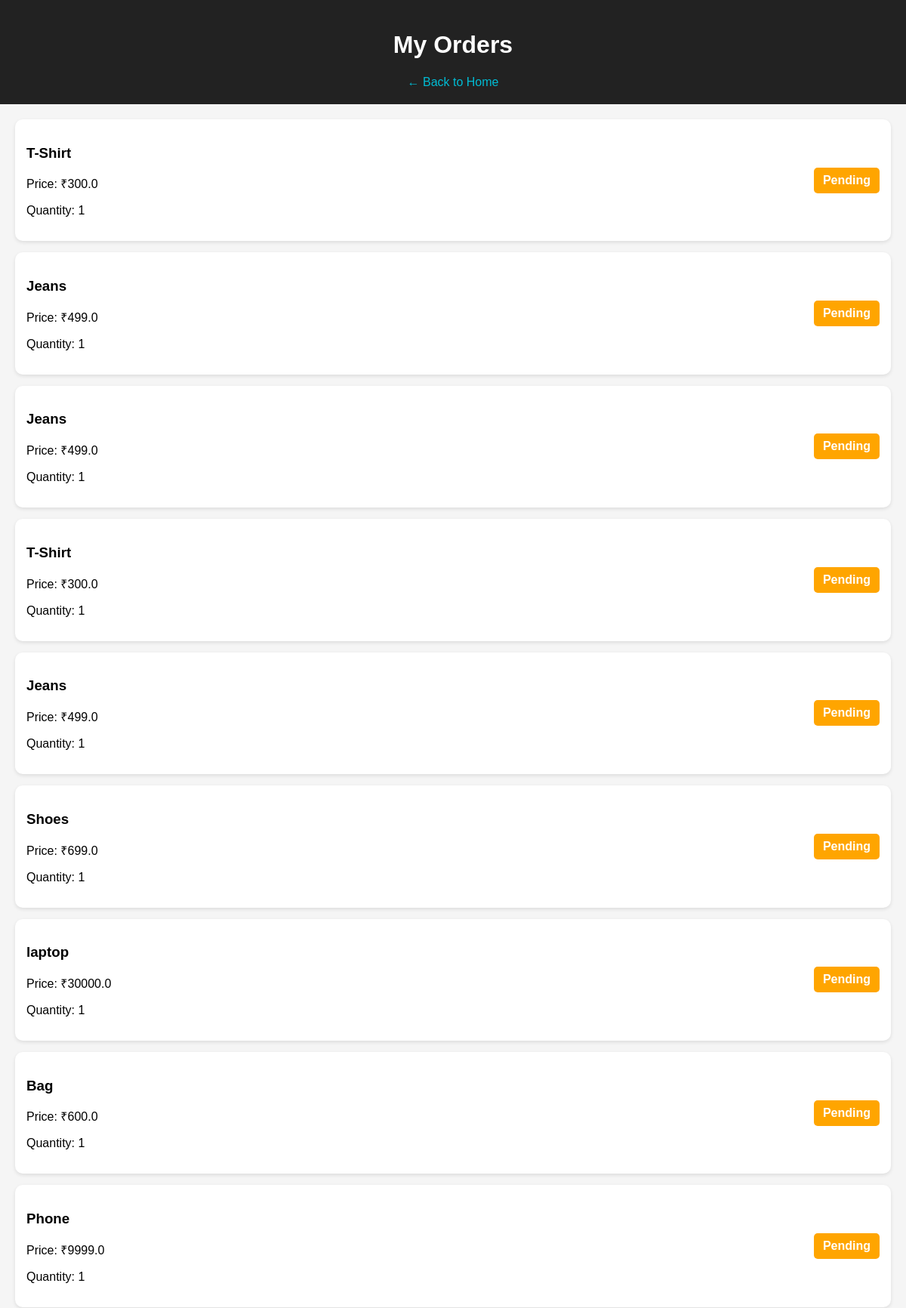
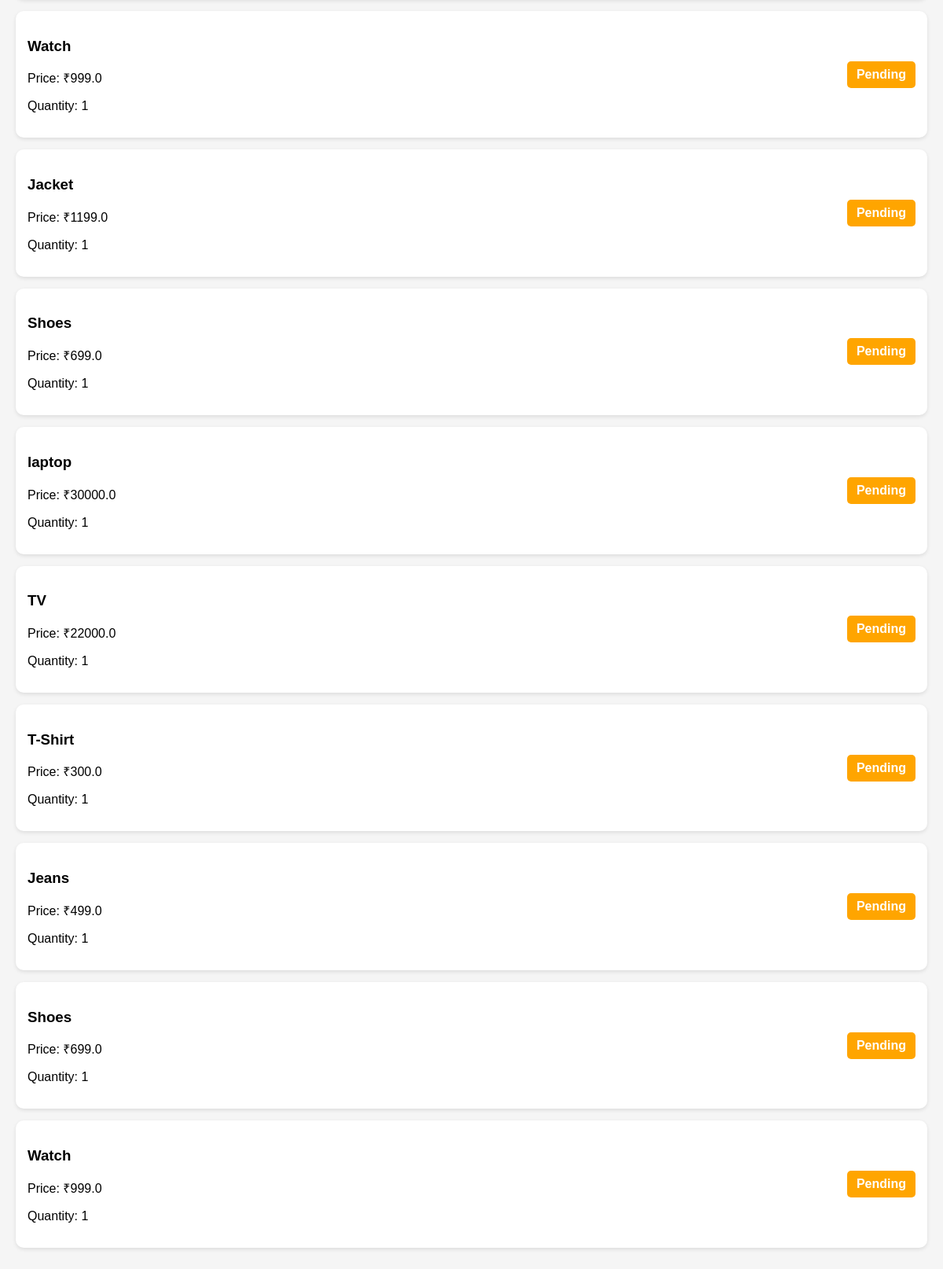
Screenshot of /orders/ (signed in) with the database file from the repository (2 pictures, top to bottom).
### store/models.py (models this page shows, shortened)
class Order(models.Model):
    STATUS_CHOICES = [
        ('Pending', 'Pending'),
        ('Shipped', 'Shipped'),
        ('Delivered', 'Delivered'),
    ]
    user = models.ForeignKey(User, on_delete=models.CASCADE)
    product = models.ForeignKey(Product, on_delete=models.CASCADE)
    quantity = models.IntegerField()
    price = models.FloatField()
    status = models.CharField(max_length=20, choices=STATUS_CHOICES, default='Pending')

class Product(models.Model):
    category = models.ForeignKey(Category, on_delete=models.CASCADE)
    name = models.CharField(max_length=100)
    price = models.FloatField()
    description = models.TextField()
    image = models.ImageField(upload_to='products/')

### store/views.py (the view)
# urls.py: path('orders/', views.my_orders, name='orders'),
@login_required
def my_orders(request):
    orders = Order.objects.filter(user=request.user)
    return render(request, 'orders.html', {'orders': orders})

### templates/orders.html (shortened to what this page needs)
<!DOCTYPE html>
<html>
<head>
</head>
<body>
<div class="header">
    <h1>My Orders</h1>
    <a href="/">← Back to Home</a>
</div>
<div class="container">
{% if orders %}
    {% for order in orders %}
    <div class="order">
        <div class="details">
            <h3>{{ order.product.name }}</h3>
            <p>Price: ₹{{ order.price }}</p>
            <p>Quantity: {{ order.quantity }}</p>
        </div>
        <div class="status {{ order.status }}">
            {{ order.status }}
        </div>
    </div>
    {% endfor %}
{% else %}
    <div class="empty">
        <h2>No Orders Yet 😢</h2>
    </div>
{% endif %}
</div>
</body>
</html>

### templates/orders.html (style rules this page uses)
body { font-family: Arial; background:#f5f5f5; margin:0; }
.header { background:#222; color:white; padding:20px; text-align:center; }
.header a { color:#00bcd4; text-decoration:none; }
.container { padding:20px; }
.order { background:white; padding:15px; margin-bottom:15px; border-radius:10px; box-shadow:0 2px 5px rgba(0,0,0,0.1); display:flex; justify-content:space-between; align-items:center; }
.details { width:70%; }
.status { padding:8px 12px; border-radius:5px; font-weight:bold; }
.Pending { background:orange; color:white; }

### rows the page displays
Order: product.name "T-Shirt", price "300.0", quantity "1", status "Pending"
Order: product.name "Jeans", price "499.0", quantity "1", status "Pending"
Order: product.name "Jeans", price "499.0", quantity "1", status "Pending"
Order: product.name "T-Shirt", price "300.0", quantity "1", status "Pending"
Order: product.name "Jeans", price "499.0", quantity "1", status "Pending"
Order: product.name "Shoes", price "699.0", quantity "1", status "Pending"
Order: product.name "laptop", price "30000.0", quantity "1", status "Pending"
Order: product.name "Bag", price "600.0", quantity "1", status "Pending"
Order: product.name "Phone", price "9999.0", quantity "1", status "Pending"
Order: product.name "Watch", price "999.0", quantity "1", status "Pending"
Order: product.name "Jacket", price "1199.0", quantity "1", status "Pending"
Order: product.name "Shoes", price "699.0", quantity "1", status "Pending"
Order: product.name "laptop", price "30000.0", quantity "1", status "Pending"
Order: product.name "TV", price "22000.0", quantity "1", status "Pending"
Order: product.name "T-Shirt", price "300.0", quantity "1", status "Pending"
Order: product.name "Jeans", price "499.0", quantity "1", status "Pending"
Order: product.name "Shoes", price "699.0", quantity "1", status "Pending"
Order: product.name "Watch", price "999.0", quantity "1", status "Pending"
